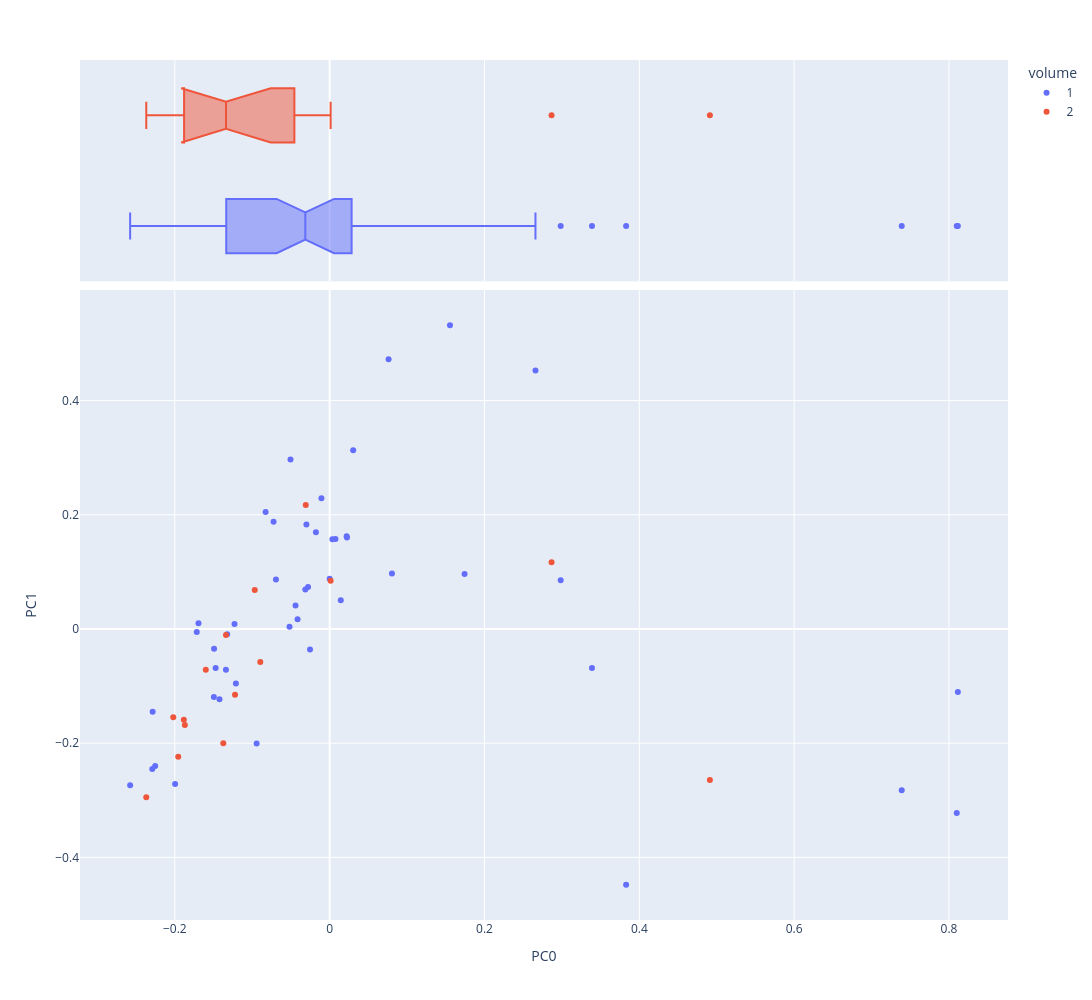

This figure's notebook cell:
### Markdown cell above
### Visualize PCA

### Code cell
vis_pcs(0,1,NEW,col='volume')

### Figure 1 — Plotly figure (JSON) as saved in the notebook; plotly's stock layout.template omitted (floating-point values rounded to 4 significant figures)
{"data": [{"hovertemplate": "<b>%{hovertext}</b><br><br>volume=1<br>PC0=%{x}<br>PC1=%{y}<extra></extra>", "hovertext": ["ASHPUTTEL", "BRIAR ROSE", "CAT AND MOUSE IN PARTNERSHIP", "CAT-SKIN", "CLEVER ELSIE", "CLEVER GRETEL", "CLEVER HANS", "FREDERICK AND CATHERINE", "FUNDEVOGEL", "HANS IN LUCK", "HANSEL AND GRETEL", "JORINDA AND JORINDEL", "KING GRISLY-BEARD", "MOTHER HOLLE", "OLD SULTAN", "RAPUNZEL", "RUMPELSTILTSKIN", "SNOWDROP", "SWEETHEART ROLAND", "THE ADVENTURES OF CHANTICLEER AND PARTLET", "THE DOG AND THE SPARROW", "THE ELVES AND THE SHOEMAKER", "THE FISHERMAN AND HIS WIFE", "THE FOX AND THE CAT", "THE FROG-PRINCE", "THE GOLDEN BIRD", "THE GOLDEN GOOSE", "THE JUNIPER-TREE", "THE LITTLE PEASANT", "THE MISER IN THE BUSH", "THE MOUSE, THE BIRD, AND THE SAUSAGE", "THE OLD MAN AND HIS GRANDSON", "THE PINK", "THE QUEEN BEE", "THE ROBBER BRIDEGROOM", "THE SEVEN RAVENS", "THE STORY OF THE YOUTH WHO WENT FORTH TO LEARN WHAT FEAR WAS", "THE STRAW, THE COAL, AND THE BEAN", "THE THREE LANGUAGES", "THE TRAVELLING MUSICIANS", "THE TWELVE HUNTSMEN", "THE VALIANT LITTLE TAILOR", "THE WEDDING OF MRS. FOX - PART I", "THE WEDDING OF MRS. FOX - PART II", "THE WHITE SNAKE", "THE WOLF AND THE SEVEN LITTLE KIDS", "TOM THUMB"], "legendgroup": "1", "marker": {"color": "#636efa", "symbol": "circle"}, "mode": "markers", "name": "1", "orientation": "v", "showlegend": true, "type": "scatter", "x": [-0.1496, -0.2254, 0.2984, -0.2577, 0.007481, 0.02191, 0.02233, -0.01776, -0.03004, 1.652e-05, -0.0506, -0.05184, -0.2291, 0.0761, 0.2659, -0.134, -0.04409, -0.1493, -0.08274, 0.3388, 0.01434, -0.03143, -0.1473, 0.7389, -0.09437, 0.3829, -0.1324, -0.06938, -0.01063, -0.04147, 0.08045, -0.0279, -0.2287, -0.1212, -0.07247, -0.1229, -0.1717, 0.003529, -0.02538, 0.1743, -0.1996, -0.1695, 0.81, 0.8114, -0.1423, 0.1554, 0.03037], "xaxis": "x", "y": [-0.119, -0.2401, 0.0853, -0.2737, 0.1576, 0.1624, 0.16, 0.1692, 0.1831, 0.08807, 0.2966, 0.003702, -0.2454, 0.4723, 0.4525, -0.07141, 0.04089, -0.03455, 0.2049, -0.0682, 0.05038, 0.06899, -0.06817, -0.2823, -0.2007, -0.4479, -0.009424, 0.08683, 0.2288, 0.01702, 0.09722, 0.07358, -0.1449, -0.09548, 0.1878, 0.008787, -0.00546, 0.1572, -0.03611, 0.09635, -0.2714, 0.009946, -0.3224, -0.1105, -0.1231, 0.5319, 0.3128], "yaxis": "y"}, {"alignmentgroup": "True", "hovertemplate": "<b>%{hovertext}</b><br><br>volume=1<br>PC0=%{x}<extra></extra>", "hovertext": ["ASHPUTTEL", "BRIAR ROSE", "CAT AND MOUSE IN PARTNERSHIP", "CAT-SKIN", "CLEVER ELSIE", "CLEVER GRETEL", "CLEVER HANS", "FREDERICK AND CATHERINE", "FUNDEVOGEL", "HANS IN LUCK", "HANSEL AND GRETEL", "JORINDA AND JORINDEL", "KING GRISLY-BEARD", "MOTHER HOLLE", "OLD SULTAN", "RAPUNZEL", "RUMPELSTILTSKIN", "SNOWDROP", "SWEETHEART ROLAND", "THE ADVENTURES OF CHANTICLEER AND PARTLET", "THE DOG AND THE SPARROW", "THE ELVES AND THE SHOEMAKER", "THE FISHERMAN AND HIS WIFE", "THE FOX AND THE CAT", "THE FROG-PRINCE", "THE GOLDEN BIRD", "THE GOLDEN GOOSE", "THE JUNIPER-TREE", "THE LITTLE PEASANT", "THE MISER IN THE BUSH", "THE MOUSE, THE BIRD, AND THE SAUSAGE", "THE OLD MAN AND HIS GRANDSON", "THE PINK", "THE QUEEN BEE", "THE ROBBER BRIDEGROOM", "THE SEVEN RAVENS", "THE STORY OF THE YOUTH WHO WENT FORTH TO LEARN WHAT FEAR WAS", "THE STRAW, THE COAL, AND THE BEAN", "THE THREE LANGUAGES", "THE TRAVELLING MUSICIANS", "THE TWELVE HUNTSMEN", "THE VALIANT LITTLE TAILOR", "THE WEDDING OF MRS. FOX - PART I", "THE WEDDING OF MRS. FOX - PART II", "THE WHITE SNAKE", "THE WOLF AND THE SEVEN LITTLE KIDS", "TOM THUMB"], "legendgroup": "1", "marker": {"color": "#636efa", "symbol": "circle"}, "name": "1", "notched": true, "offsetgroup": "1", "showlegend": false, "type": "box", "x": [-0.1496, -0.2254, 0.2984, -0.2577, 0.007481, 0.02191, 0.02233, -0.01776, -0.03004, 1.652e-05, -0.0506, -0.05184, -0.2291, 0.0761, 0.2659, -0.134, -0.04409, -0.1493, -0.08274, 0.3388, 0.01434, -0.03143, -0.1473, 0.7389, -0.09437, 0.3829, -0.1324, -0.06938, -0.01063, -0.04147, 0.08045, -0.0279, -0.2287, -0.1212, -0.07247, -0.1229, -0.1717, 0.003529, -0.02538, 0.1743, -0.1996, -0.1695, 0.81, 0.8114, -0.1423, 0.1554, 0.03037], "xaxis": "x2", "yaxis": "y2"}, {"hovertemplate": "<b>%{hovertext}</b><br><br>volume=2<br>PC0=%{x}<br>PC1=%{y}<extra></extra>", "hovertext": ["DOCTOR KNOWALL", "IRON HANS", "LILY AND THE LION", "SNOW-WHITE AND ROSE-RED", "THE BLUE LIGHT", "THE FOUR CLEVER BROTHERS", "THE FOX AND THE HORSE", "THE GOOSE-GIRL", "THE KING OF THE GOLDEN MOUNTAIN", "THE RAVEN", "THE SALAD", "THE TURNIP", "THE TWELVE DANCING PRINCESSES", "THE WATER OF LIFE", "THE WILLOW-WREN AND THE BEAR"], "legendgroup": "2", "marker": {"color": "#EF553B", "symbol": "circle"}, "mode": "markers", "name": "2", "orientation": "v", "showlegend": true, "type": "scatter", "x": [0.001233, -0.1884, -0.1871, -0.03089, -0.16, -0.1223, 0.4912, -0.1374, -0.202, -0.1339, -0.09677, -0.08962, -0.1956, -0.2369, 0.2866], "xaxis": "x", "y": [0.0844, -0.1591, -0.1682, 0.217, -0.07145, -0.115, -0.2646, -0.2002, -0.1546, -0.01075, 0.06818, -0.05783, -0.2236, -0.2949, 0.1169], "yaxis": "y"}, {"alignmentgroup": "True", "hovertemplate": "<b>%{hovertext}</b><br><br>volume=2<br>PC0=%{x}<extra></extra>", "hovertext": ["DOCTOR KNOWALL", "IRON HANS", "LILY AND THE LION", "SNOW-WHITE AND ROSE-RED", "THE BLUE LIGHT", "THE FOUR CLEVER BROTHERS", "THE FOX AND THE HORSE", "THE GOOSE-GIRL", "THE KING OF THE GOLDEN MOUNTAIN", "THE RAVEN", "THE SALAD", "THE TURNIP", "THE TWELVE DANCING PRINCESSES", "THE WATER OF LIFE", "THE WILLOW-WREN AND THE BEAR"], "legendgroup": "2", "marker": {"color": "#EF553B", "symbol": "circle"}, "name": "2", "notched": true, "offsetgroup": "2", "showlegend": false, "type": "box", "x": [0.001233, -0.1884, -0.1871, -0.03089, -0.16, -0.1223, 0.4912, -0.1374, -0.202, -0.1339, -0.09677, -0.08962, -0.1956, -0.2369, 0.2866], "xaxis": "x2", "yaxis": "y2"}], "layout": {"height": 1000, "legend": {"title": {"text": "volume"}, "tracegroupgap": 0}, "margin": {"t": 60}, "width": 1200, "xaxis": {"anchor": "y", "domain": [0, 1], "title": {"text": "PC0"}}, "xaxis2": {"anchor": "y2", "domain": [0, 1], "matches": "x", "showgrid": true, "showticklabels": false}, "yaxis": {"anchor": "x", "domain": [0, 0.7326], "title": {"text": "PC1"}}, "yaxis2": {"anchor": "x2", "domain": [0.7426, 1], "matches": "y2", "showgrid": false, "showline": false, "showticklabels": false, "ticks": ""}}}
